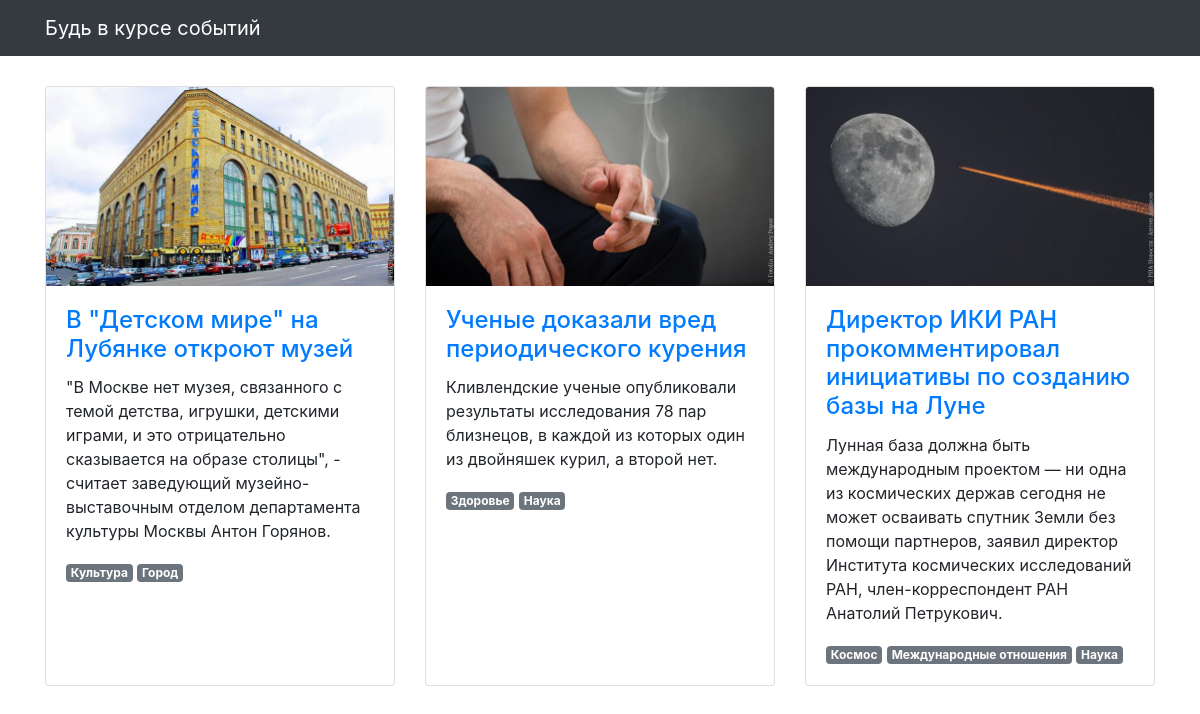
The page / on the database its author committed.
### articles/models.py (models this page shows, shortened)
class Article(models.Model):
    title = models.CharField(max_length=256, verbose_name='Название')
    text = models.TextField(verbose_name='Текст')
    published_at = models.DateTimeField(verbose_name='Дата публикации')
    image = models.ImageField(null=True, blank=True, verbose_name='Изображение',)
    scopes = models.ManyToManyField('Scope', related_name='articles', through='ScopeRelation')
    class Meta:
        verbose_name = 'Статья'
        verbose_name_plural = 'Статьи'

class Scope(models.Model):
    topic = models.CharField(max_length=50, verbose_name='Тема')

### articles/views.py (the view)
# urls.py: path('', articles_list, name='articles'),
def articles_list(request):
    template = 'articles/news.html'
    ordering = '-published_at'
    x = Article.objects.all().order_by(ordering)
    context = {'object_list': x}
    return render(request, template, context)

### templates/articles/news.html (shortened to what this page needs)
{% extends "articles/base.html" %}
{% load static %}
{% block content %}
<div class="row">
  {% for article in object_list %}
  <div class="col-lg-4 col-sm-6 portfolio-item">
    <div class="card h-100">
      <a href="#"><img class="card-img-top" src="{% get_media_prefix %}{{ article.image }}" alt=""></a>
      <div class="card-body">
        <h4 class="card-title">
          <a href="#">{{ article.title }}</a>
        </h4>
        <p class="card-text">{{ article.text }}</p>
        {% for scope in article.scopes.all %}
          <span class="badge {% if scope.is_main %}badge-primary{% else %}badge-secondary{% endif %}">{{ scope.topic }}</span>
        {% endfor %}
      </div>
    </div>
  </div>
  {% endfor %}
</div>
{% endblock %}

### templates/articles/base.html (shortened to what this page needs)
<!DOCTYPE html>
{% load static %}
<html>
  <head>
    <link href="{% static  "css/bootstrap.min.css"  %}" rel="stylesheet">
    <link href="{% static  "css/3-col-portfolio.css" %}" rel="stylesheet">
  </head>
  <body>
    <nav class="navbar navbar-expand-lg navbar-dark bg-dark fixed-top">
      <div class="container">
        <a class="navbar-brand" href="#">Будь в курсе событий</a>
      </div>
    </nav>
    <div class="container">{% block content %}{% endblock %}</div>
  </body>
</html>

### static/css/3-col-portfolio.css (style rules this page uses)
body { padding-top: 84px; padding-bottom: 84px; }
@media (min-width: 992px) { body { padding-top: 86px; padding-bottom: 86px; } }

### rows shown on the page
Article: image (picture), title "В \"Детском мире\" на Лубянке откроют музей", text "\"В Москве нет музея, связанного с темой детства, игрушки, детскими играми, и это отрицательно сказывается на образе столицы\", - считает заведующий музейно-выставочным отделом департамента культуры Москвы Антон Горянов."
Scope: topic "Культура"
Scope: topic "Город"
Article: image (picture), title "Ученые доказали вред периодического курения", text "Кливлендские ученые опубликовали результаты исследования 78 пар близнецов, в каждой из которых один из двойняшек курил, а второй нет."
Scope: topic "Здоровье"
Scope: topic "Наука"
Article: image (picture), title "Директор ИКИ РАН прокомментировал инициативы по созданию базы на Луне", text "Лунная база должна быть международным проектом — ни одна из космических держав сегодня не может осваивать спутник Земли без помощи партнеров, заявил директор Института космических исследований РАН, член-корреспондент РАН Анатолий Петрукович."
Scope: topic "Космос"
Scope: topic "Международные отношения"
